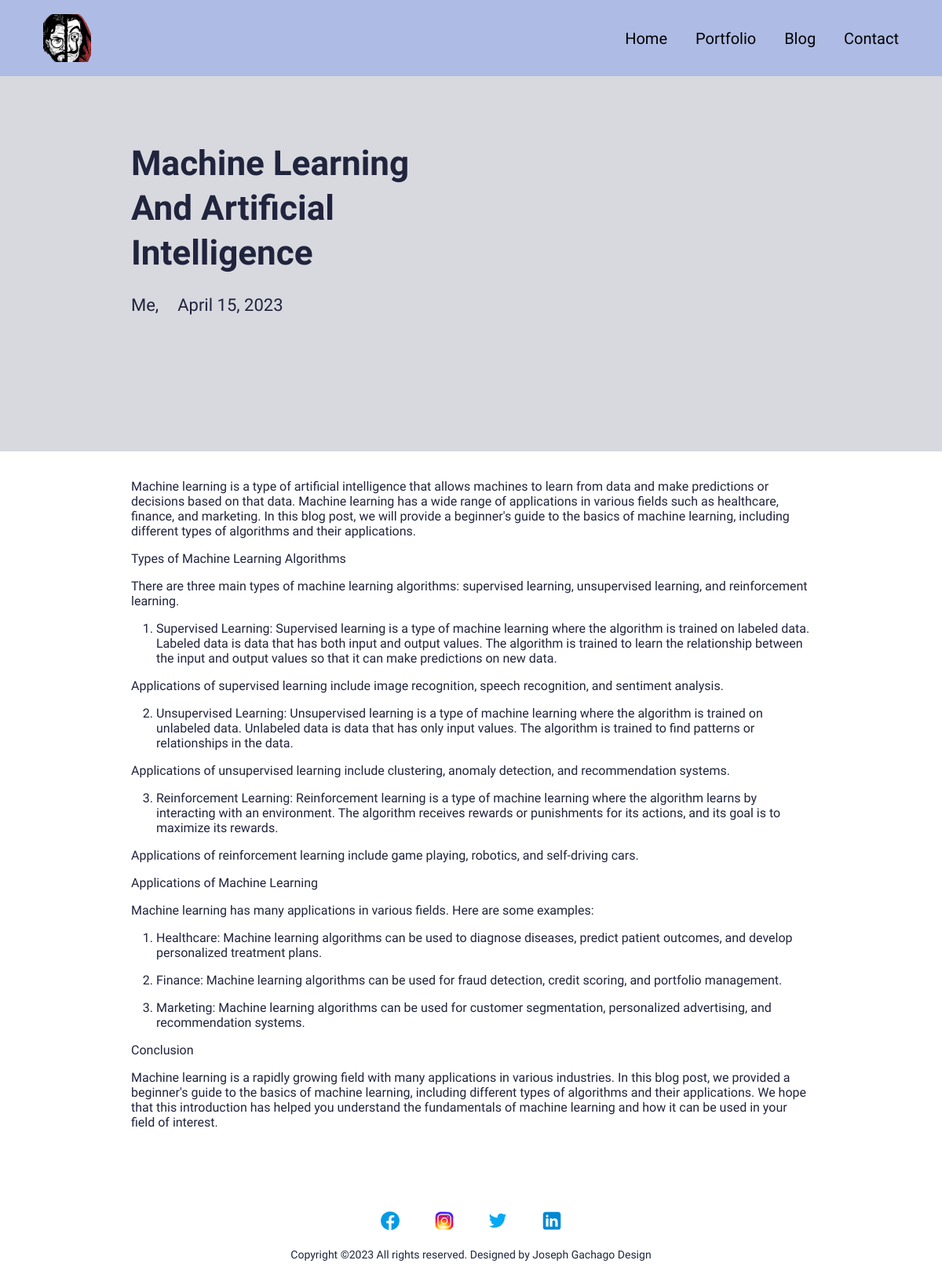
Screenshot of /blog/blog-post with the database file from the repository.
### main/models.py (models this page shows, shortened)
class Blog(models.Model):
    class Meta:
        verbose_name_plural = 'Blog Profiles'
        verbose_name = 'Blog'
        ordering = ["timestamp"]
    timestamp = models.DateTimeField(auto_now_add=True)
    author = models.CharField(max_length=200, blank=True, null=True)
    name = models.CharField(max_length=200, blank=True, null=True)
    description = models.CharField(max_length=500, blank=True, null=True)
    body = RichTextField(blank=True, null=True)
    slug = models.SlugField(null=True, blank=True)
    image = models.ImageField(blank=True, null=True, upload_to="blog")
    is_active = models.BooleanField(default=True)

### main/views.py (the view)
# urls.py: path('blog/<slug:slug>', views.BlogDetailView.as_view(), name="blog"),
class BlogDetailView(generic.DetailView):
	model = Blog
	template_name = "main/blog-detail.html"

### resume_app/context_processors.py (called while the page is built)
def project_context(request):
	context = {
		'me': User.objects.first(),
	}
	return context

### main/templates/main/blog-detail.html (shortened to what this page needs)
{% extends 'main/base.html' %}
{% load static %}
{% block content %}
<section>
  <div class="innerPageBannerCol">
    <div class="container">
      <div class="row g-4 g-md-3  align-items-center">
        <div class="col-md-6">
          <div class="bannerContent">
            <h1 class="xlTitle pb-md-3">{{object.name|title}}</h1>
          </div>
        </div>
      </div>
      <div class="row">
        <div class="col-md-auto">
          <div class="authorCol">
            <h4 class="smTitle pb-3">{{object.author|title}}</h4>
          </div>
        </div>
        <div class="col-md">
          <h4 class="smTitle pb-3">{{object.timestamp.date}}</h4>
        </div>
      </div>
    </div>
  </div>
</section>
<section>
  <div class="sectionSpaceSm">
    <div class="container">
      {{object.body|safe}}
    </div>
  </div>
</section>
{% endblock %}

### static/css/style.css (style rules this page uses)
:root { --primaryColor: #9C07B6; --primaryDarkColor: #3D0048; --primaryHoverColor: #900AA8; --secondaryColor: #0011f9; --baseColor: #21243D; --baseFont: 'Heebo', sans-serif; --titleFont: 'Courier Prime', monospace; --regular: 400; --medium: 500; --bold: 700; --black: 900; --lightBg: #5475e0; --navbar: #aebbe4; --grey: #d7d9df; }
html { scroll-behavior: smooth; }
body { font-family: var(--baseFont); color: var(--baseColor); line-height: normal; }
.xlTitle { font-size: 44px; line-height: 1.3; font-weight: var(--bold); font-family: var(--titleFont) }
.smTitle { font-size: 22px; line-height: normal; font-weight: var(--regular); font-family: var(--titleFont) }
.sectionSpaceSm { padding: 35px 0; }
.innerPageBannerCol { background-color: var(--grey); padding: 180px 0 150px; }
@media (min-width:992px) { .container, .container-lg, .container-md, .container-sm, .container-xl, .container-xxl { max-width: 890px; } }

### rows the page displays
Blog: name "Machine Learning And Artificial Intelligence", author "Me,", timestamp "April 15, 2023", body "Machine learning is a type of artificial intelligence that allows machines to learn from data and make predictions or decisions based on that data. Machine learning has a wide range of applications in various fields such as healthcare, finance, and marketing. In this blog post, we will provide a beginner's guide to the basics of machine learning, including different types of algorithms and their applications. Types of Machine Learning Algorithms There are three main types of machine learning algorithms: supervised learning, unsupervised learning, and reinforcement learning. Supervised Learning: Supervised learning is a type of machine learning where the algorithm is trained on labeled data.…"
